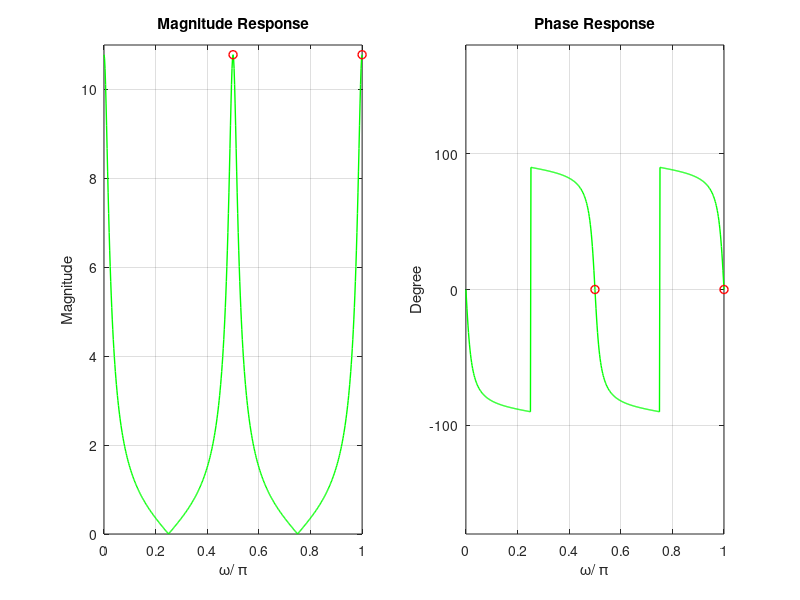

MATLAB code for this plot:
% example 1
b = [1 0.4*sqrt(2)]; a = [1 -0.8*sqrt(2) 0.64];
[R,p,C] = residuez(b,a)
Np = abs(p')            % pole magnitudes
Ap = angle(p')/pi       % pole angles in pi units


% example 2
clear all; close all; clc;
b = [0,1,1]; a = [1,-0.9,0.81]; [R,p,C] = residuez(b,a)
Mp = (abs(p))'
Ap = (angle(p))'/pi



% example 3
% Clear all variables and close all figures
clear all; close all; clc;

% Define filter coefficients
b = [1 0 0 0 1]; % Numerator coefficients
a = [1 0 0 0 -0.8145]; % Denominator coefficients

% Define frequency range from 0 to pi
w = linspace(0, pi, 501);

% Compute frequency response
H = freqz(b, a, w);
magH = abs(H); % Magnitude response
phaH = angle(H); % Phase response

% Calculate and round the magnitude and phase at w = pi/2
A = round(magH(251) * 100) / 100;
B = round(phaH(251) * 180 / pi);

% Plot magnitude response
Hf_1 = figure;
subplot(1, 2, 1);
plot(w / pi, magH, 'g', 'linewidth', 1);
axis([0, 1, 0, 11]);
grid on;
xlabel('\omega/ \pi');
ylabel('Magnitude');
title('Magnitude Response');
hold on;
plot([0.5, 1], [magH(251), magH(501)], 'ro', 'linewidth', 1); % Fixed vector dimensions
hold off;

% Plot phase response
subplot(1, 2, 2);
plot(w / pi, phaH * 180 / pi, 'g', 'linewidth', 1);
axis([0, 1, -180, 180]);
grid on;
xlabel('\omega/ \pi');
ylabel('Degree');
title('Phase Response');
hold on;
plot([0.5, 1], [phaH(251), phaH(501)] * 180 / pi, 'ro', 'linewidth', 1); % Fixed vector dimensions
hold off;
